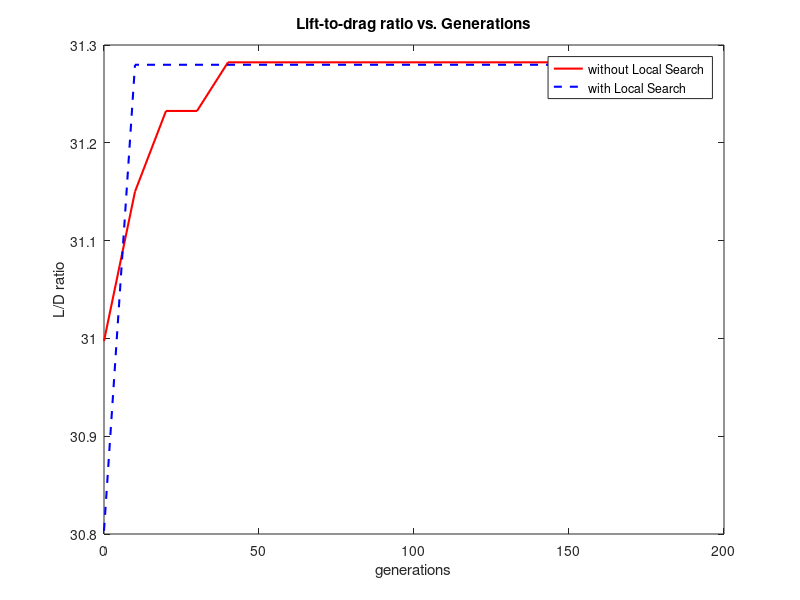

Source code (MATLAB):
%Modified date: 05/07/2019
%Author: Haolin Liu

% === % 

clear;
clc;

% For plot only %
generation = [0,10,20,30,40,50,60,70,80,90,100,110,120,130,140,150];
fitness_vector_1 = log([31.2611,31.7960,32.0885,32.0885,32.2662,32.2662,32.2662,32.2662,32.2662,32.2662,32.2662,32.2662,32.2662,32.2662,32.2662,32.2662]).*10;
fitness_vector_2 = log([28.0217,29.5044,29.5044,29.5044,29.5044,29.5044,29.5044,29.5044,29.5044,29.5044,29.5044,29.5044,29.5044,29.5044,29.5044,29.5044]).*10;
% fitness_vector_3 = log([25.3726,27.5303,28.6108,29.2206,30.8985,31.0214,31.0214,31.0214,31.0214,31.0214,31.0214,31.0214,31.6598,31.6598,31.6598,31.6598]).*10;
% fitness_vector_4 = log([27.2223,30.8761,31.8285,31.9100,31.9100,31.9100,32.2761,32.5808,32.6854,32.6854,32.6854,32.6854,32.6854,32.6854,32.6854,32.6854]).*10;
% fitness_vector_5 = log([29.7302,29.7302,29.7302,30.9100,30.9100,30.9100,30.9100,30.9100,30.9100,30.9100,30.9100,30.9100,30.9100,30.9100,30.9100,30.9100]).*10;
% fitness_vector_6 = log([30.9559,32.6504,33.7510,33.7890,33.7890,33.7890,33.7890,35.0090,35.0090,35.0090,35.0090,35.0090,35.0090,35.0090,35.0090,35.0090]).*10;
% fitness_vector_7 = log([23.6914,24.4239,24.7898,24.7898,24.7898,24.7898,26.3072,26.3072,26.3072,26.3072,26.3072,26.3072,26.3072,26.3072,26.3072,26.3072]).*10;
fitness_vector_1 = fitness_vector_1./sum(fitness_vector_1).*500;
fitness_vector_2 = fitness_vector_2./sum(fitness_vector_2).*500;
% ratio = zeros(7,1);
% matrix = [fitness_vector_1;fitness_vector_2;fitness_vector_3;fitness_vector_4;fitness_vector_5;fitness_vector_6;fitness_vector_7];
% for i=1:7
%     ratio(i) = (matrix(i,7) - matrix(i,1))/matrix(i,1);
% end
% 
% ratio_avg = sum(ratio)/length(ratio);
% disp(ratio);

LineWidth = 1.5;
figure();
plot(generation, fitness_vector_1, '-r', 'LineWidth', LineWidth);
hold on;
plot(generation, fitness_vector_2, '--b', 'LineWidth', LineWidth);
% hold on;
% plot(generation, fitness_vector_3, '-g', 'LineWidth', LineWidth);
% hold on;
% plot(generation, fitness_vector_4, '-k', 'LineWidth', LineWidth);
% hold on;
% plot(generation, fitness_vector_5, '-m', 'LineWidth', LineWidth);
% hold on;
% plot(generation, fitness_vector_6, '-c', 'LineWidth', LineWidth);
% hold on;
% plot(generation, fitness_vector_7, '-y', 'LineWidth', LineWidth);


xlabel('generations');
ylabel('L/D ratio');
title('Lift-to-drag ratio vs. Generations');
legend('without Local Search', 'with Local Search', 'Location', 'best');
% lgd.NumColumns = 2;


